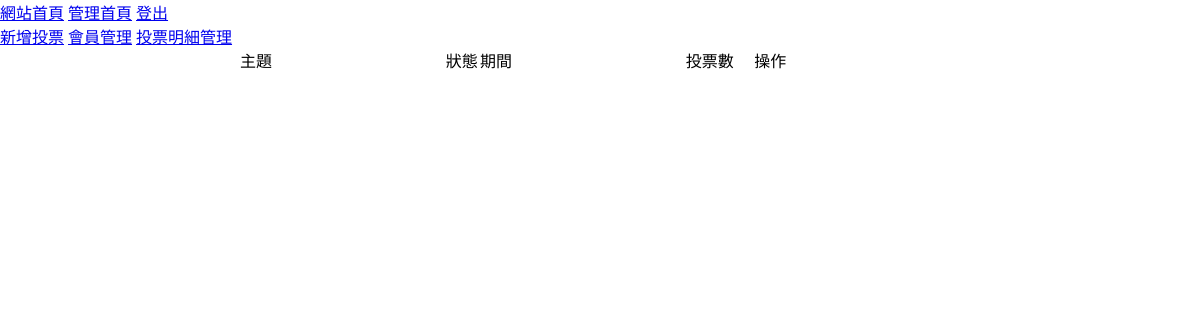
Page /backend.php on the earlier database version.
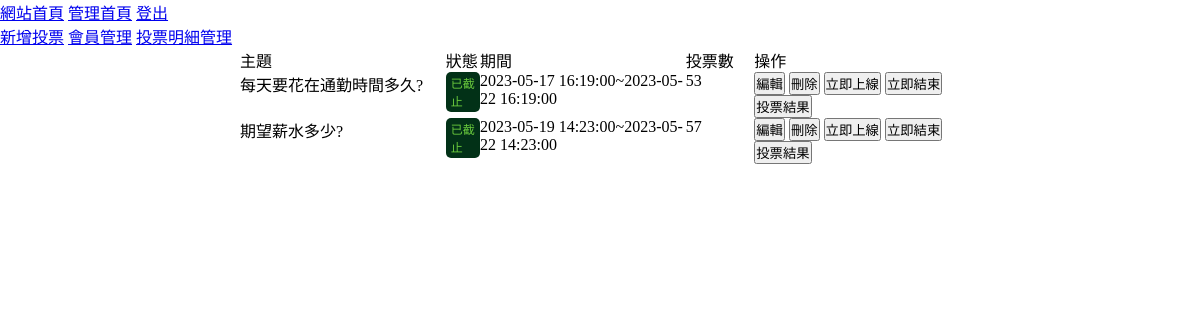
Same page on the later database version.
### tables this page shows
CREATE TABLE `topics` (
  `id` int(10) UNSIGNED NOT NULL,
  `subject` text NOT NULL,
  `open_time` datetime NOT NULL,
  `close_time` datetime NOT NULL,
  `type` int(1) UNSIGNED NOT NULL,
  `created_time` timestamp NOT NULL DEFAULT current_timestamp(),
  `updated_time` timestamp NOT NULL DEFAULT current_timestamp() ON UPDATE current_timestamp()
);

### back/topic_list.php (the view)
<ul class="topic-list">
    <li class="list-row">
        <div class="list-item-title">主題</div>
        <div class="list-item-title">狀態</div>
        <div class="list-item-title">期間</div>
        <div class="list-item-title">投票數</div>
        <div class="list-item-title">操作</div>
    </li>
    <?php
    $sql = "SELECT `topics`.*,sum(`options`.`total`) as 總計
FROM `topics`,`options`
WHERE `topics`.`id`=`options`.`subject_id`
GROUP BY `topics`.`id`;";
    $rows = $pdo->query($sql)->fetchAll(PDO::FETCH_ASSOC);
    foreach ($rows as $row) {
    ?>
        <li class="list-row">
            <div class="list-item"><?= $row['subject']; ?></div>
            <div class="list-item">
                <?php
                $now = strtotime('now');
                $open = strtotime($row['open_time']);
                $close = strtotime($row['close_time']);
                if ($now < $open) {
                    echo "<div class='await'>未開始</div>";
                } else if ($now >= $open && $now <= $close) {
                    echo "<div class='in-process'>投票中</div>";
                } else {
                    echo "<div class='finish'>已截止</div>";
                }
                ?>
            </div>
            <div class="list-item">
                <?= $row['open_time'] . "~" . $row['close_time']; ?>
            </div>
            <div class="list-item">
                <?= $row['總計'] ?>
            </div>
            <div class="list-item">
                <button onclick="location.href='./backend.php?do=edit_vote&id=<?= $row['id']; ?>'">編輯</button>
                <button onclick="location.href='./back/del_vote.php?id=<?= $row['id']; ?>'">刪除</button>
                <button onclick="location.href='./back/open.php?id=<?= $row['id']; ?>'">立即上線</button>
                <button onclick="location.href='./back/close.php?id=<?= $row['id']; ?>'">立即結束</button>
                <button onclick="location.href='./backend.php?do=result&id=<?= $row['id']; ?>'">投票結果</button>
            </div>
        </li>
    <?php
    }
    ?>
</ul>

### backend.php (shortened to what this page needs)
<?php include_once "db.php"; ?>
<!DOCTYPE html>
<html lang="en">
<head>
    <link rel="stylesheet" href="./css/style.css">
</head>
<body>
    <header>
        <a href="index.php">網站首頁</a>
        <a href="backend.php">管理首頁</a>
        <a href="./api/logout.php">登出</a>
    </header>
    <nav>
        <a href="./backend.php?do=add_vote">新增投票</a>
        <a href="./backend.php?do=query_vote">會員管理</a>
        <a href="./backend.php?do=query_vote">投票明細管理</a>
    </nav>
    <main>
        <?php
        $do = (isset($_GET['do'])) ? $_GET['do'] : 'topic_list';
        $file = "./back/" . $do . ".php";
        if (file_exists($file)) {
            include $file;
        } else {
            include "./back/topic_list.php";
        }
        ?>
    </main>
</body>
</html>

### css/style.css (style rules this page uses)
* { box-sizing: border-box; margin: 0; padding: 0; }
main { width: 60%; margin: auto; }
.topic-list, .vote-result, .vote-list { list-style-type: none; }
.list-row, .vote-option, .vote-option-title, .vote-subject, .vote-subject-title { display: flex; width: 100%; }
.list-item-title:nth-child(1), .list-item:nth-child(1) { width: 30%; }
.list-item-title:nth-child(2), .list-item:nth-child(2) { width: 5%; }
.list-item-title:nth-child(3), .list-item:nth-child(3) { width: 30%; }
.list-item-title:nth-child(4), .list-item:nth-child(4) { width: 10%; }
.list-item-title:nth-child(5), .list-item:nth-child(5) { width: 30%; }
.finish { padding: 2px 5px; border-radius: 5px; background: rgb(2, 49, 23); color: rgb(106, 202, 61); border: 0; font-size: 12px; }

Differences in the rows shown:
added topics: subject "每天要花在通勤時間多久?", shows "已截止", open_time "2023-05-17 16:19:00", close_time "2023-05-22 16:19:00", 總計 "53"
added topics: subject "期望薪水多少?", shows "已截止", open_time "2023-05-19 14:23:00", close_time "2023-05-22 14:23:00", 總計 "57"
